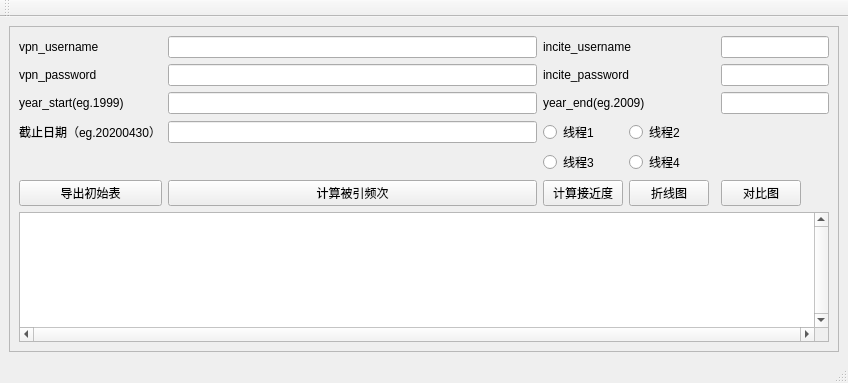
<?xml version="1.0" encoding="UTF-8"?>
<ui version="4.0">
 <class>MainWindow</class>
 <widget class="QMainWindow" name="MainWindow">
  <property name="geometry">
   <rect>
    <x>0</x>
    <y>0</y>
    <width>848</width>
    <height>383</height>
   </rect>
  </property>
  <property name="windowTitle">
   <string>华北电力大学CS学科ESI查询系统</string>
  </property>
  <property name="windowIcon">
   <iconset>
    <normaloff>../../Desktop/华电.jpg</normaloff>../../Desktop/华电.jpg</iconset>
  </property>
  <property name="layoutDirection">
   <enum>Qt::LeftToRight</enum>
  </property>
  <widget class="QWidget" name="centralwidget">
   <property name="layoutDirection">
    <enum>Qt::LeftToRight</enum>
   </property>
   <layout class="QGridLayout" name="gridLayout_2">
    <item row="0" column="0">
     <widget class="QScrollArea" name="scrollArea">
      <property name="widgetResizable">
       <bool>true</bool>
      </property>
      <widget class="QWidget" name="scrollAreaWidgetContents">
       <property name="geometry">
        <rect>
         <x>0</x>
         <y>0</y>
         <width>834</width>
         <height>325</height>
        </rect>
       </property>
       <layout class="QGridLayout" name="gridLayout">
        <item row="2" column="6" colspan="3">
         <widget class="QLineEdit" name="yend"/>
        </item>
        <item row="6" column="3">
         <widget class="QRadioButton" name="radioButton_3">
          <property name="text">
           <string>线程3</string>
          </property>
         </widget>
        </item>
        <item row="9" column="2">
         <widget class="QPushButton" name="vpn_password">
          <property name="text">
           <string>计算被引频次</string>
          </property>
         </widget>
        </item>
        <item row="5" column="4" colspan="3">
         <widget class="QRadioButton" name="radioButton_2">
          <property name="text">
           <string>线程2</string>
          </property>
         </widget>
        </item>
        <item row="0" column="6" colspan="3">
         <widget class="QLineEdit" name="iu"/>
        </item>
        <item row="2" column="3" colspan="3">
         <widget class="QLabel" name="label_yeare">
          <property name="text">
           <string>year_end(eg.2009)</string>
          </property>
         </widget>
        </item>
        <item row="9" column="0" colspan="2">
         <widget class="QPushButton" name="Button_export">
          <property name="text">
           <string>导出初始表</string>
          </property>
         </widget>
        </item>
        <item row="10" column="0" colspan="9">
         <widget class="QTextBrowser" name="textBrowser">
          <property name="font">
           <font>
            <family>Arial</family>
            <pointsize>7</pointsize>
           </font>
          </property>
          <property name="verticalScrollBarPolicy">
           <enum>Qt::ScrollBarAlwaysOn</enum>
          </property>
          <property name="horizontalScrollBarPolicy">
           <enum>Qt::ScrollBarAlwaysOn</enum>
          </property>
          <property name="html">
           <string>&lt;!DOCTYPE HTML PUBLIC &quot;-//W3C//DTD HTML 4.0//EN&quot; &quot;http://www.w3.org/TR/REC-html40/strict.dtd&quot;&gt;
&lt;html&gt;&lt;head&gt;&lt;meta name=&quot;qrichtext&quot; content=&quot;1&quot; /&gt;&lt;style type=&quot;text/css&quot;&gt;
p, li { white-space: pre-wrap; }
&lt;/style&gt;&lt;/head&gt;&lt;body style=&quot; font-family:'Arial'; font-size:7pt; font-weight:400; font-style:normal;&quot;&gt;
&lt;p style=&quot;-qt-paragraph-type:empty; margin-top:0px; margin-bottom:0px; margin-left:0px; margin-right:0px; -qt-block-indent:0; text-indent:0px; font-family:'SimSun';&quot;&gt;&lt;br /&gt;&lt;/p&gt;&lt;/body&gt;&lt;/html&gt;</string>
          </property>
         </widget>
        </item>
        <item row="0" column="2">
         <widget class="QLineEdit" name="vu"/>
        </item>
        <item row="0" column="0">
         <widget class="QLabel" name="vpn_username">
          <property name="text">
           <string>vpn_username</string>
          </property>
         </widget>
        </item>
        <item row="5" column="0" colspan="2">
         <widget class="QLabel" name="label">
          <property name="text">
           <string>截止日期（eg.20200430）</string>
          </property>
         </widget>
        </item>
        <item row="5" column="3">
         <widget class="QRadioButton" name="radioButton">
          <property name="text">
           <string>线程1</string>
          </property>
         </widget>
        </item>
        <item row="1" column="2">
         <widget class="QLineEdit" name="vp">
          <property name="layoutDirection">
           <enum>Qt::LeftToRight</enum>
          </property>
          <property name="echoMode">
           <enum>QLineEdit::Password</enum>
          </property>
         </widget>
        </item>
        <item row="2" column="2">
         <widget class="QLineEdit" name="ystart"/>
        </item>
        <item row="1" column="3" colspan="2">
         <widget class="QLabel" name="label_incitep">
          <property name="text">
           <string>incite_password</string>
          </property>
         </widget>
        </item>
        <item row="0" column="3" colspan="2">
         <widget class="QLabel" name="label_inciteu">
          <property name="text">
           <string>incite_username</string>
          </property>
         </widget>
        </item>
        <item row="1" column="6" colspan="3">
         <widget class="QLineEdit" name="ip">
          <property name="echoMode">
           <enum>QLineEdit::Password</enum>
          </property>
         </widget>
        </item>
        <item row="2" column="0" colspan="2">
         <widget class="QLabel" name="label_years">
          <property name="text">
           <string>year_start(eg.1999)</string>
          </property>
         </widget>
        </item>
        <item row="1" column="0">
         <widget class="QLabel" name="label_vpnp">
          <property name="text">
           <string>vpn_password</string>
          </property>
         </widget>
        </item>
        <item row="5" column="2">
         <widget class="QLineEdit" name="ddl"/>
        </item>
        <item row="6" column="4">
         <widget class="QRadioButton" name="radioButton_4">
          <property name="text">
           <string>线程4</string>
          </property>
         </widget>
        </item>
        <item row="9" column="3">
         <widget class="QPushButton" name="Button_3">
          <property name="text">
           <string>计算接近度</string>
          </property>
         </widget>
        </item>
        <item row="9" column="4">
         <widget class="QPushButton" name="graph1">
          <property name="text">
           <string>折线图</string>
          </property>
         </widget>
        </item>
        <item row="9" column="6">
         <widget class="QPushButton" name="graph2">
          <property name="text">
           <string>对比图</string>
          </property>
         </widget>
        </item>
       </layout>
      </widget>
     </widget>
    </item>
   </layout>
  </widget>
  <widget class="QMenuBar" name="menubar">
   <property name="geometry">
    <rect>
     <x>0</x>
     <y>0</y>
     <width>848</width>
     <height>18</height>
    </rect>
   </property>
  </widget>
  <widget class="QStatusBar" name="statusbar"/>
  <widget class="QToolBar" name="toolBar">
   <property name="windowTitle">
    <string>toolBar</string>
   </property>
   <property name="layoutDirection">
    <enum>Qt::LeftToRight</enum>
   </property>
   <attribute name="toolBarArea">
    <enum>TopToolBarArea</enum>
   </attribute>
   <attribute name="toolBarBreak">
    <bool>false</bool>
   </attribute>
  </widget>
 </widget>
 <resources/>
 <connections>
  <connection>
   <sender>vpn_password</sender>
   <signal>clicked()</signal>
   <receiver>MainWindow</receiver>
   <slot>frequency_test()</slot>
   <hints>
    <hint type="sourcelabel">
     <x>169</x>
     <y>156</y>
    </hint>
    <hint type="destinationlabel">
     <x>2</x>
     <y>324</y>
    </hint>
   </hints>
  </connection>
  <connection>
   <sender>graph1</sender>
   <signal>clicked()</signal>
   <receiver>MainWindow</receiver>
   <slot>graph_columnar()</slot>
   <hints>
    <hint type="sourcelabel">
     <x>657</x>
     <y>155</y>
    </hint>
    <hint type="destinationlabel">
     <x>337</x>
     <y>362</y>
    </hint>
   </hints>
  </connection>
  <connection>
   <sender>graph2</sender>
   <signal>clicked()</signal>
   <receiver>MainWindow</receiver>
   <slot>graph_polyline()</slot>
   <hints>
    <hint type="sourcelabel">
     <x>721</x>
     <y>158</y>
    </hint>
    <hint type="destinationlabel">
     <x>408</x>
     <y>364</y>
    </hint>
   </hints>
  </connection>
  <connection>
   <sender>Button_export</sender>
   <signal>clicked()</signal>
   <receiver>MainWindow</receiver>
   <slot>export_test()</slot>
   <hints>
    <hint type="sourcelabel">
     <x>68</x>
     <y>155</y>
    </hint>
    <hint type="destinationlabel">
     <x>82</x>
     <y>362</y>
    </hint>
   </hints>
  </connection>
 </connections>
 <slots>
  <slot>export_test()</slot>
  <slot>graph_polyline()</slot>
  <slot>graph_columnar()</slot>
  <slot>frequency_test()</slot>
 </slots>
</ui>
